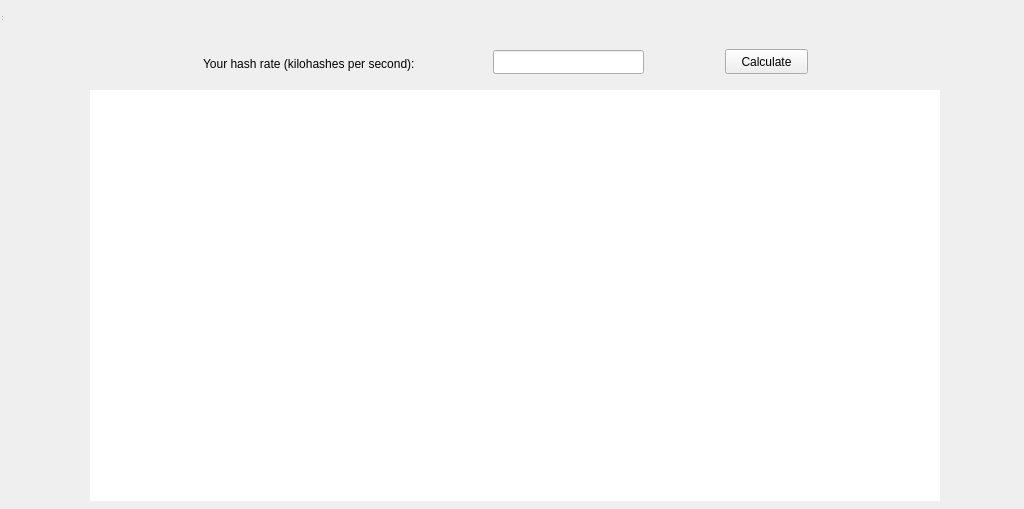
<?xml version="1.0" encoding="UTF-8"?>
<ui version="4.0">
 <class>CalculatorPage</class>
 <widget class="QWidget" name="CalculatorPage">
  <property name="geometry">
   <rect>
    <x>0</x>
    <y>0</y>
    <width>1024</width>
    <height>509</height>
   </rect>
  </property>
  <property name="windowTitle">
   <string>CalculatorPage</string>
  </property>
  <widget class="QWidget" name="centralWidget" native="true">
   <property name="geometry">
    <rect>
     <x>0</x>
     <y>0</y>
     <width>1024</width>
     <height>509</height>
    </rect>
   </property>
   <widget class="QTextBrowser" name="textBrowser">
    <property name="geometry">
     <rect>
      <x>90</x>
      <y>90</y>
      <width>850</width>
      <height>411</height>
     </rect>
    </property>
    <property name="maximumSize">
     <size>
      <width>16777215</width>
      <height>16777215</height>
     </size>
    </property>
    <property name="autoFillBackground">
     <bool>false</bool>
    </property>
    <property name="frameShape">
     <enum>QFrame::NoFrame</enum>
    </property>
    <property name="frameShadow">
     <enum>QFrame::Plain</enum>
    </property>
    <property name="readOnly">
     <bool>true</bool>
    </property>
    <property name="html">
     <string>&lt;!DOCTYPE HTML PUBLIC &quot;-//W3C//DTD HTML 4.0//EN&quot; &quot;http://www.w3.org/TR/REC-html40/strict.dtd&quot;&gt;
&lt;html&gt;&lt;head&gt;&lt;meta name=&quot;qrichtext&quot; content=&quot;1&quot; /&gt;&lt;style type=&quot;text/css&quot;&gt;
p, li { white-space: pre-wrap; }
&lt;/style&gt;&lt;/head&gt;&lt;body style=&quot; font-family:'Sans Serif'; font-size:9pt; font-weight:400; font-style:normal;&quot;&gt;
&lt;p style=&quot;-qt-paragraph-type:empty; margin-top:0px; margin-bottom:0px; margin-left:0px; margin-right:0px; -qt-block-indent:0; text-indent:0px;&quot;&gt;&lt;br /&gt;&lt;/p&gt;
&lt;p style=&quot;-qt-paragraph-type:empty; margin-top:0px; margin-bottom:0px; margin-left:0px; margin-right:0px; -qt-block-indent:0; text-indent:0px;&quot;&gt;&lt;br /&gt;&lt;/p&gt;&lt;/body&gt;&lt;/html&gt;</string>
    </property>
    <property name="overwriteMode">
     <bool>false</bool>
    </property>
    <property name="acceptRichText">
     <bool>false</bool>
    </property>
    <property name="openExternalLinks">
     <bool>true</bool>
    </property>
    <property name="openLinks">
     <bool>true</bool>
    </property>
   </widget>
   <widget class="QPushButton" name="submitButton">
    <property name="geometry">
     <rect>
      <x>725</x>
      <y>49</y>
      <width>83</width>
      <height>25</height>
     </rect>
    </property>
    <property name="text">
     <string>Calculate</string>
    </property>
    <property name="flat">
     <bool>false</bool>
    </property>
   </widget>
   <widget class="QLabel" name="label_2">
    <property name="geometry">
     <rect>
      <x>203</x>
      <y>54</y>
      <width>261</width>
      <height>20</height>
     </rect>
    </property>
    <property name="text">
     <string>Your hash rate (kilohashes per second):</string>
    </property>
   </widget>
   <widget class="QLineEdit" name="hashrate">
    <property name="geometry">
     <rect>
      <x>493</x>
      <y>50</y>
      <width>151</width>
      <height>24</height>
     </rect>
    </property>
   </widget>
  </widget>
  <widget class="QStatusBar" name="statusBar">
   <property name="geometry">
    <rect>
     <x>0</x>
     <y>0</y>
     <width>3</width>
     <height>22</height>
    </rect>
   </property>
  </widget>
 </widget>
 <layoutdefault spacing="6" margin="11"/>
 <resources/>
 <connections/>
</ui>
